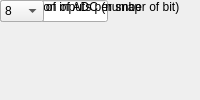
<?xml version="1.0" encoding="UTF-8"?>
<ui version="4.0">
 <class>MainWindow</class>
 <widget class="QMainWindow" name="MainWindow">
  <property name="windowTitle"><string>SNAP ADC</string></property>
  <widget class="QWidget" name="centralwidget">
   <!-- NOTE: this is a simplified structural mirror of the generated
        <module>_ui.py, not a full round-trip Designer file. Regenerate
        both from the same spec if you need to edit layout by hand. -->
       <widget class="QLabel" name="label_sample_rate">
     <property name="text"><string>Sample rate (MHz)</string></property>
    </widget>
       <widget class="QLineEdit" name="sample_rate"/>
       <widget class="QLabel" name="label_snap_inputs">
     <property name="text"><string>Number of inputs per snap</string></property>
    </widget>
       <widget class="QComboBox" name="snap_inputs">
     <item><property name="text"><string>3</string></property></item>
     <item><property name="text"><string>6</string></property></item>
     <item><property name="text"><string>12</string></property></item>
    </widget>
       <widget class="QLabel" name="label_adc_resolution">
     <property name="text"><string>Resolution of ADC (number of bit)</string></property>
    </widget>
       <widget class="QComboBox" name="adc_resolution">
     <item><property name="text"><string>8</string></property></item>
     <item><property name="text"><string>12</string></property></item>
    </widget>
  </widget>
 </widget>
 <resources/>
 <connections/>
</ui>
